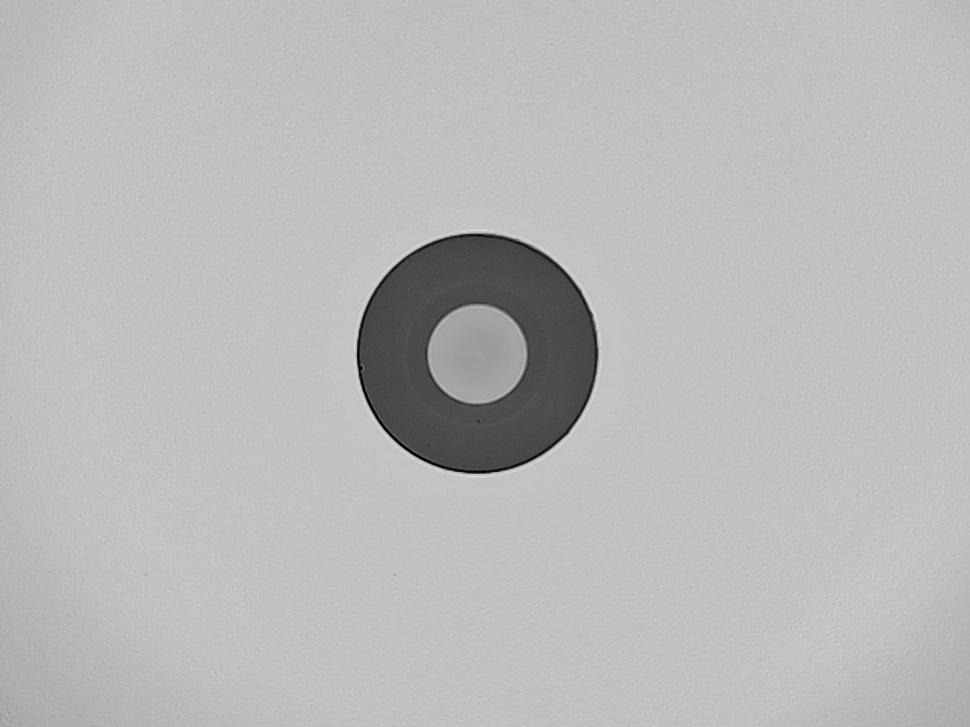
#> input picture samples2/img38.jpg, 970 x 727 px, shrunk from 1152 x 864 before the run, found by its file name
$ python radial_profile_script.py
#> lines starting #> are read from the running program, lines starting #| are printed output that depends on the picture; after the words box and inside, x2 and y2 are one past the last pixel; in counts of white or black regions, pixels touching at a corner belong together
#!/usr/bin/env python3
"""Create radial intensity profile from fiber center"""
import cv2
import numpy as np

# File path
image_path = r"C:\Users\Saem1001\Documents\GitHub\OpenCV-Practice\samples2\img38.jpg"

# Load image
image = cv2.imread(image_path)
#> image is the input picture: shape (727, 970, 3); min 0, max 225, mean 185.2
gray = cv2.cvtColor(image, cv2.COLOR_BGR2GRAY)

# Find fiber center (using HoughCircles)
blurred = cv2.GaussianBlur(gray, (5, 5), 1)
h, w = gray.shape
#> h = 727; w = 970
circles = cv2.HoughCircles(
    blurred,
    cv2.HOUGH_GRADIENT,
    dp=1.2,
    minDist=int(min(h, w) * 0.15),
    param1=70,
    param2=35,
    minRadius=int(min(h, w) * 0.1),
    maxRadius=int(min(h, w) * 0.45)
)
#> circles = [[477, 353.4, 120]]

if circles is not None:
    circles = np.round(circles[0, :]).astype("int")
#> circles = [[477, 353, 120]]
    cx, cy, r = circles[0]
#> cx = 477; cy = 353; r = 120

    # Calculate radial profile
    max_radius = min(cx, cy, w-cx, h-cy)
#> max_radius = 353
    profile = []

    for radius in range(0, max_radius, 2):
        mask = np.zeros(gray.shape, dtype=np.uint8)
        cv2.circle(mask, (cx, cy), radius, 255, 2)

        pixels = gray[mask > 0]
        if len(pixels) > 0:
            profile.append(np.mean(pixels))
#> this loop made 177 passes
#> pixels on pass 1: [159, 160, 160, 160, 160]
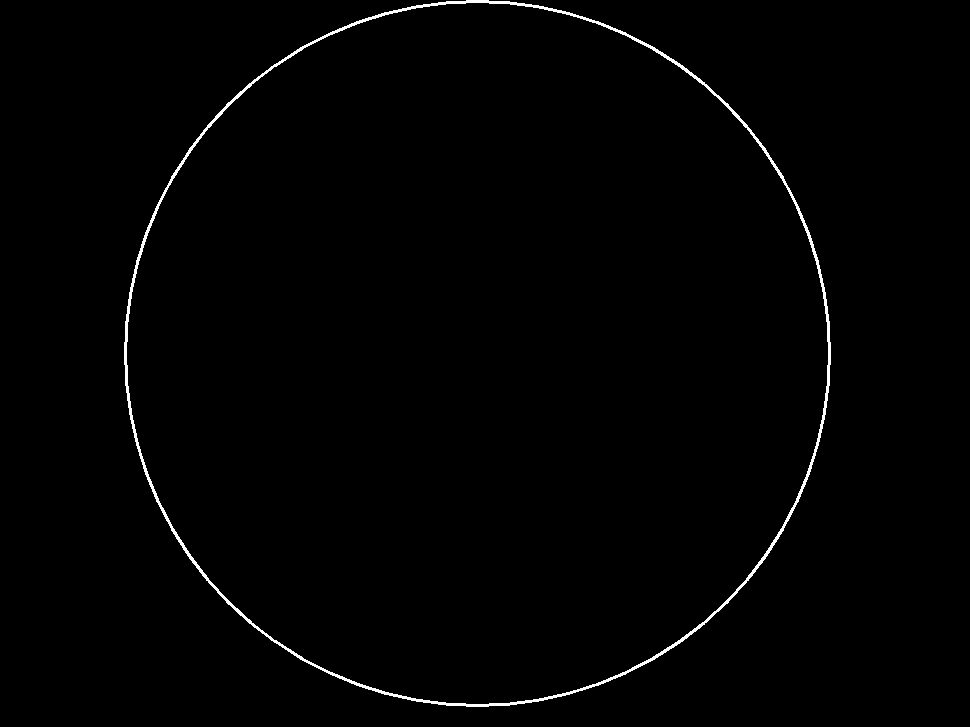
#> mask: shape (727, 970); 0.94% white; 1 white region, box (x1, y1, x2, y2) and area: (124, 0, 831, 707) 6616
#> after the loop, profile = 177 values, max 202 at index 62, min 37.81 at index 59, mean 164.3

    # Create profile visualization
    profile_img = np.ones((256, len(profile)*2, 3), dtype=np.uint8) * 255
#> profile_img: shape (256, 354, 3); every value is 255
    profile_norm = np.array(profile)
#> profile_norm has the same summary as profile
    profile_norm = 255 - (profile_norm * 255 / profile_norm.max()).astype(int)
#> profile_norm = 177 values, max 208 at index 59, min 0 at index 62, mean 48.16

    for i in range(1, len(profile_norm)):
        cv2.line(profile_img,
                 ((i-1)*2, profile_norm[i-1]),
                 (i*2, profile_norm[i]),
                 (0, 0, 0), 2)
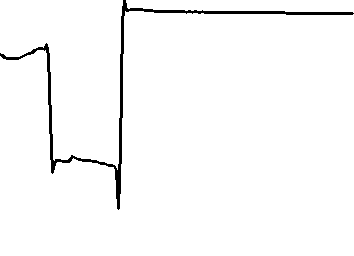
#> profile_img: shape (256, 354, 3); 97.7% white; 1 black region, box (x1, y1, x2, y2) and area: (0, 0, 354, 210) 2103

    # Display
    cv2.imshow("Radial Intensity Profile", profile_img)
    cv2.waitKey(0)
    cv2.destroyAllWindows()
    cv2.imwrite("radial_profile.jpg", profile_img)

    print(f"Profile calculated from center ({cx}, {cy})")
#| Profile calculated from center (477, 353)
else:
    print("No fiber detected")

$ run again, with samples2/img35.jpg copied over samples2/img38.jpg
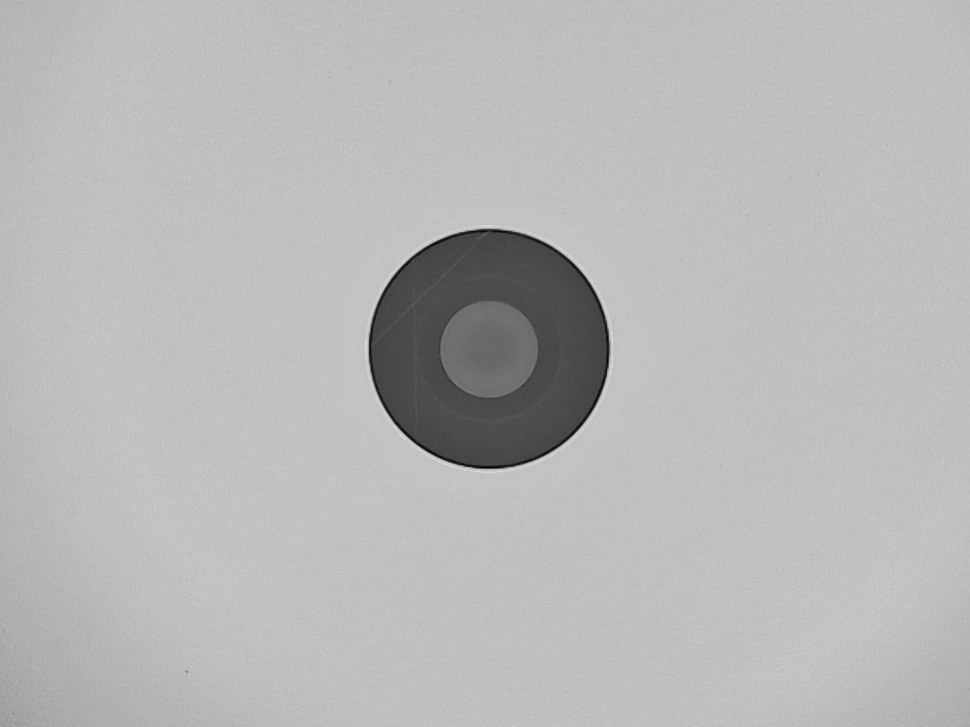
#> input picture samples2/img35.jpg, 970 x 727 px, shrunk from 1152 x 864 before the run, found by its file name
#> image is the input picture: shape (727, 970, 3); min 2, max 223, mean 183.8
#> `circles = cv2.HoughCircles( blurred, cv2.HOUGH_GRADIENT, dp=1.2, minDi..`: circles = [[489, 348.6, 116.2]]
#> `circles = np.round(circles[0, :]).astype("int")`: circles = [[489, 349, 116]]
#> cx = 489; cy = 349; r = 116
#> max_radius = 349
#> the loop `for radius in range(0, max_radius, 2):` made 175 passes
#> pixels on pass 1: [106, 105, 105, 106, 105]
#> after the loop `for radius in range(0, max_radius, 2):`:
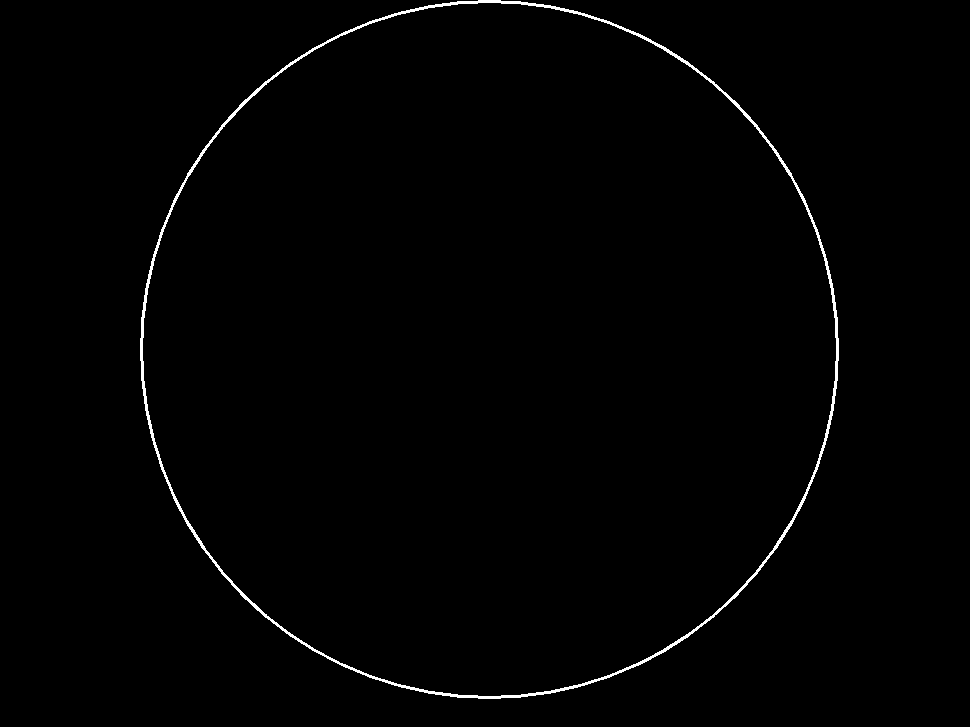
#> mask: shape (727, 970); 0.9% white in thin lines or dots, all inside (x1, y1, x2, y2) = (140, 0, 839, 699)
#> after the loop `for radius in range(0, max_radius, 2):`: profile = 175 values, max 200.8 at index 62, min 39.15 at index 59, mean 156.1
#> `profile_norm = np.array(profile)`: profile_norm has the same summary as profile
#> `profile_norm = 255 - (profile_norm * 255 / profile_norm.max()).astype(..`: profile_norm = 175 values, max 206 at index 59, min 0 at index 62, mean 57.23
#> after the loop `for i in range(1, len(profile_norm)):`:
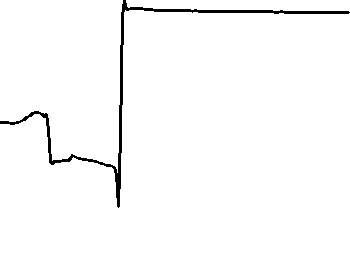
#> profile_img: shape (256, 350, 3); 97.9% white; 1 black region, box (x1, y1, x2, y2) and area: (0, 0, 350, 208) 1841
#| Profile calculated from center (489, 349)

$ run again, with samples2/ima12.jpg copied over samples2/img38.jpg
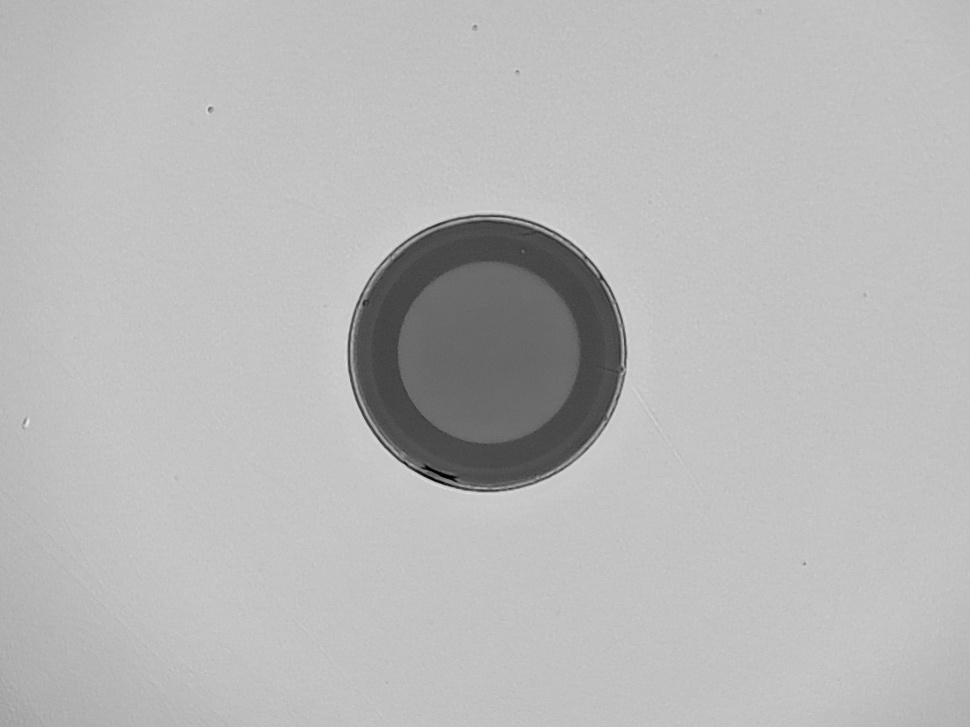
#> input picture samples2/ima12.jpg, 970 x 727 px, shrunk from 1152 x 864 before the run, found by its file name
#> image is the input picture: shape (727, 970, 3); min 0, max 231, mean 184.3
#> `circles = cv2.HoughCircles( blurred, cv2.HOUGH_GRADIENT, dp=1.2, minDi..`: circles = [[485.4, 352.2, 134.9]]
#> `circles = np.round(circles[0, :]).astype("int")`: circles = [[485, 352, 135]]
#> cx = 485; cy = 352; r = 135
#> max_radius = 352
#> the loop `for radius in range(0, max_radius, 2):` made 176 passes
#> pixels on pass 1: [104, 103, 103, 104, 102]
#> after the loop `for radius in range(0, max_radius, 2):`:
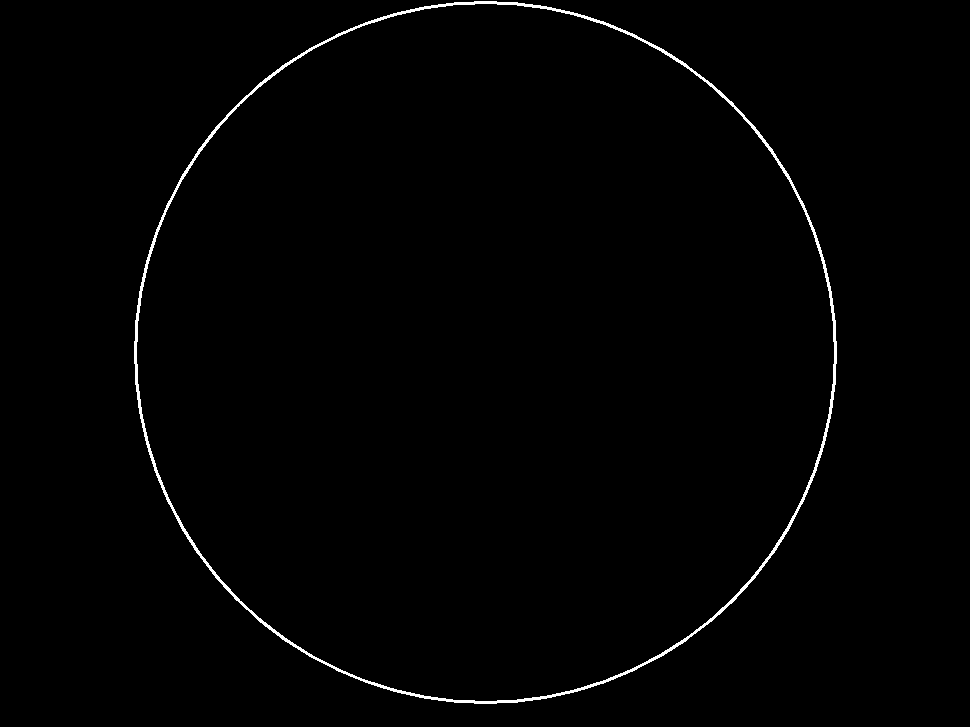
#> mask: shape (727, 970); 0.94% white; 1 white region, box (x1, y1, x2, y2) and area: (134, 1, 837, 704) 6614
#> after the loop `for radius in range(0, max_radius, 2):`: profile = 176 values, max 200.5 at index 72, min 72.05 at index 52, mean 155.5
#> `profile_norm = np.array(profile)`: profile_norm has the same summary as profile
#> `profile_norm = 255 - (profile_norm * 255 / profile_norm.max()).astype(..`: profile_norm = 176 values, max 164 at index 49, min 0 at index 72, mean 57.66
#> after the loop `for i in range(1, len(profile_norm)):`:
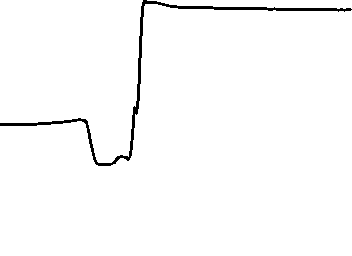
#> profile_img: shape (256, 352, 3); 98.2% white; 1 black region, box (x1, y1, x2, y2) and area: (0, 0, 352, 166) 1578
#| Profile calculated from center (485, 352)
